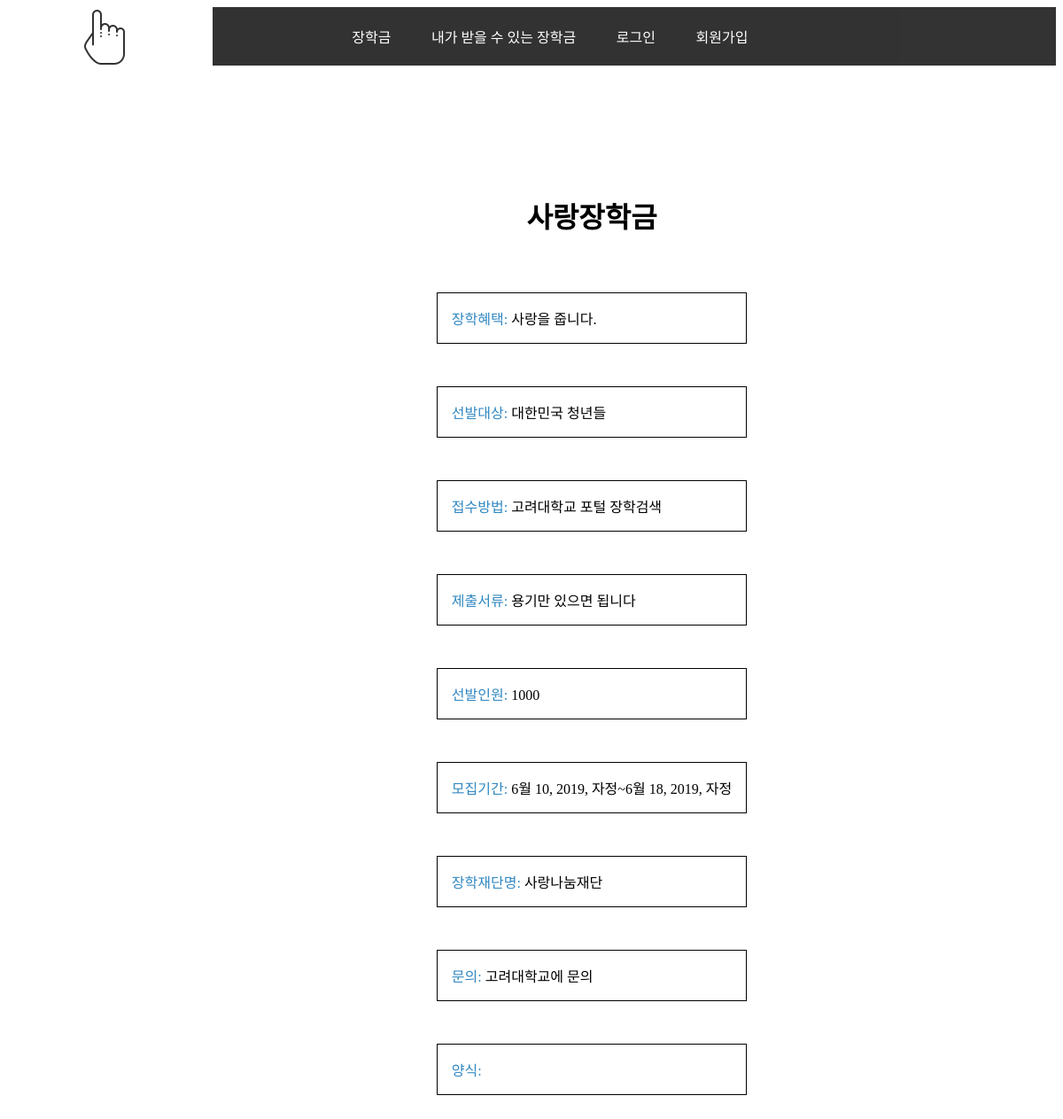
The app's page /scholarship/scholarship_detail/sarang-janghack/ with its own data.
### scholarship/models.py (models this page shows, shortened)
class Scholar_content(models.Model):
    scholar_name=models.CharField(max_length=200,primary_key=True,verbose_name='장학이름')
    scholar_reward=models.TextField(blank=True,verbose_name='장학혜택')
    scholar_needs=models.TextField(blank=True,verbose_name='제출서류')
    scholar_howto=models.TextField(blank=True,verbose_name='접수방법')
    scholar_qna=models.TextField(blank=True,verbose_name='장학문의번호')
    scholar_recruitment_num=models.PositiveIntegerField(verbose_name='선발인원')
    scholar_application_start=models.DateTimeField(blank=True,null=True,verbose_name='제출기간 시작')
    scholar_application_end = models.DateTimeField(blank=True,null=True,verbose_name='제출기간 마지막')
    scholar_foundation_name=models.CharField(max_length=200,verbose_name='장학재단이름')
    scholar_who_draft=models.TextField(blank=True,verbose_name='선발대상')
    slug = models.SlugField(default='garbage',allow_unicode=True,max_length=100,verbose_name='슬러그')
    thumb_nail = models.ImageField(default = 'default.png',verbose_name='썸네일')
    form_file = models.FileField(verbose_name='양식업로드',null=True)

### scholarship/views.py (the view)
# urls.py: path('scholarship_detail/<slug:scholar_slug>/',views.scholarship_detail,name='detail'),
def scholarship_detail(request,scholar_slug):
    scholar = Scholar_content.objects.get(slug=scholar_slug)
    FILE_DIR = os.path.join(MEDIA_ROOT,str(scholar.form_file))
    return render(request,'scholarship/detail.html',{'scholar':scholar})

### scholarship/templates/scholarship/detail.html (shortened to what this page needs)
{% extends 'base_layout.html' %}
{% load static %}
    {% block content%}
    <div class="content-detail">
        <li class="list-detail">
            <h1 class="title">{{scholar.scholar_name}}</h1>
            <ul><p class="detail-title">장학혜택:</p> {{scholar.scholar_reward}}</ul>
            <ul><p class="detail-title">선발대상:</p> {{scholar.scholar_who_draft}}</ul>
            <ul><p class="detail-title">접수방법:</p> {{scholar.scholar_howto}}</ul>
            <ul><p class="detail-title">제출서류:</p> {{scholar.scholar_needs}}</ul>
            <ul><p class="detail-title">선발인원:</p> {{scholar.scholar_recruitment_num}}</ul>
            <ul><p class="detail-title">모집기간:</p> {{scholar.scholar_application_start}}~{{scholar.scholar_application_end}}</ul>
            <ul><p class="detail-title">장학재단명:</p> {{scholar.scholar_foundation_name}}</ul>
            <ul><p class="detail-title">문의:</p> {{scholar.scholar_qna}}</ul>
            <ul><p class="detail-title">양식:</p>{%if scholar.form_file %}<a href="{{MEDIA_ROOT}}{{scholar.form_file.url}}">{{scholar.form_file}}</a>{% endif%}</ul>
        </li>
    </div>
    {% endblock %}

### scholarship/static/css/base.css (style rules this page uses)
body { text-align: center; }
div { min-width: 1000px; min-height: auto; }
ul { text-align: center; padding: 0; }
li { display: inline-block; }
.content-detail { margin: 4rem 10rem; }
h1.title { margin: 4rem 0; }
.list-detail ul { margin: 3rem 1rem; text-align: left; border:0.1rem solid; padding: 1rem; }
p.detail-title { display: inline; color: #2f87c1; }

### records on screen
Scholar_content: scholar_name "사랑장학금", scholar_reward "사랑을 줍니다.", scholar_who_draft "대한민국 청년들", scholar_howto "고려대학교 포털 장학검색", scholar_needs "용기만 있으면 됩니다", scholar_recruitment_num "1000", scholar_application_start "6월 10, 2019, 자정", scholar_application_end "6월 18, 2019, 자정", scholar_foundation_name "사랑나눔재단", scholar_qna "고려대학교에 문의"
